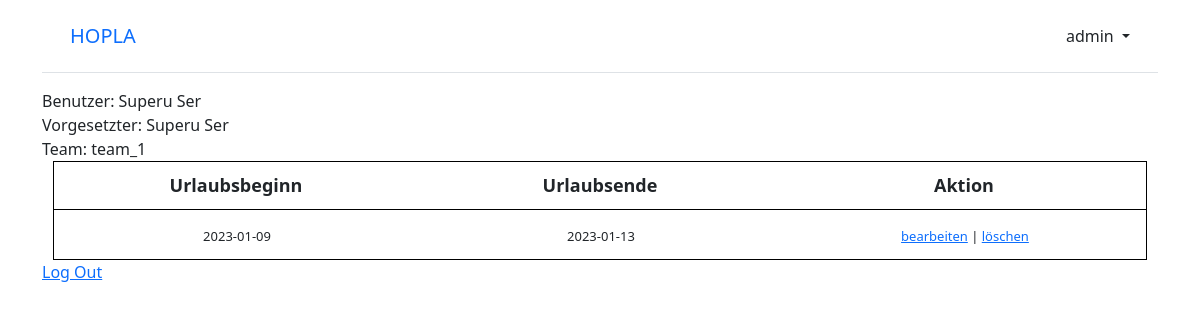
The app's page / (signed in), older data.
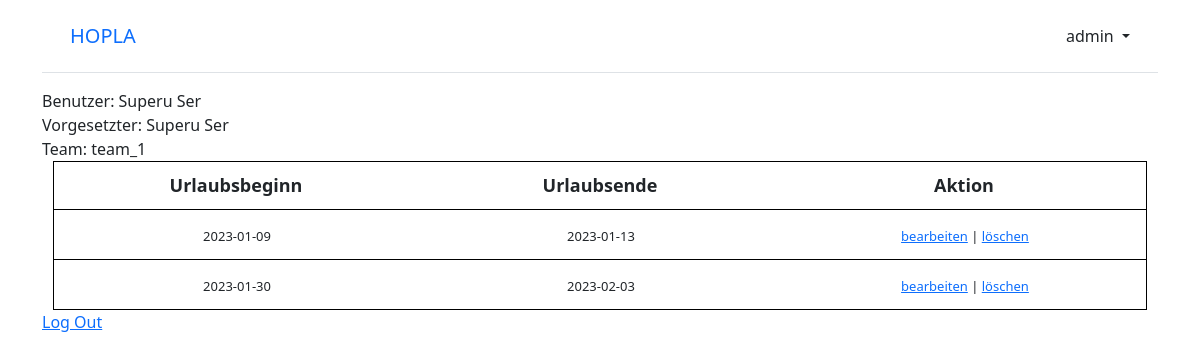
The same page, newer data.
### accounts/models.py (models this page shows)
class Employee(AbstractUser):
    reg_num = models.PositiveIntegerField(null=True, blank=True)
    supervisor = models.ForeignKey(
        'self',
        on_delete=models.CASCADE,
        null=True,
        blank=True,
    )
    team = models.ForeignKey(
        "Team",
        on_delete=models.CASCADE,
        null=True,
        blank=True,
    )
    class Role(models.TextChoices):
        HODEP = ("HODep", "head of department")
        HODIV = ("HODiv", "head of division")
        HOT = ("HOT", "head of team")
        EMP = ("Emp", "employee")
    role = models.CharField(
        max_length=5,
        choices=Role.choices,
        default="Emp",
    )

class Team(models.Model):
    name = models.CharField(max_length=30)
    head = models.ForeignKey(
        "Employee",
        related_name='head_team',
        on_delete=models.CASCADE,
        null=True,
        blank=True,
    )
    class MinAttendance(models.TextChoices):
        ZERO = ("0", "0%")
        QUARTER = ("25", "25%")
        THIRD = ("33", "33%")
        HALF = ("50", "50%")
        TWOTHIRD = ("66", "66%")
        THREEQUARTER = ("75", "75%")
        ALL = ("100", "100%")
    min_attendance = models.CharField(
        max_length=3,
        choices=MinAttendance.choices,
        default=100,
    )
    division = models.ForeignKey(
        "Division",
        on_delete=models.CASCADE,
        null=True,
        blank=True,
    )
    def __str__(self):
        return self.name[:50]

### vacations/models.py (models this page shows, shortened)
class Vacation(models.Model):
    start_date = models.DateField(default=timezone.now)
    end_date = models.DateField(default=timezone.now)
    user = models.ForeignKey(
        settings.AUTH_USER_MODEL,
        on_delete=models.CASCADE,
    )

### pages/views.py (the view)
# urls.py: path("", HomePageView.as_view(), name="home"),
class HomePageView(TemplateView):
    template_name = "home.html"
    def get_context_data(self, **kwargs):
        context = super().get_context_data(**kwargs)
        context['vacations'] = Vacation.objects.all()
        return context

### templates/home.html (shortened to what this page needs)
{% extends "base.html" %}
{% block content %}
{% if user.is_authenticated %}
    Benutzer: {{ user.first_name }} {{ user.last_name }} <br>
    Vorgesetzter: {{ user.supervisor.first_name }} {{ user.supervisor.last_name }} <br>
    Team: {{ user.team }}
    <table class="vacations">
            <tr>
                <th>Urlaubsbeginn</th>
                <th>Urlaubsende</th>
                <th>Aktion</th>
            </tr>
            {% for vacation in vacations %}
                {% if vacation.user.id == user.id %}
                <tr>
                    <td>{{ vacation.start_date.isoformat }}</td>
                    <td>{{ vacation.end_date.isoformat }}</td>
                    <td><a href="/vacations/edit/{{ vacation.pk }}">bearbeiten</a> | <a href="/vacations/delete/{{ vacation.pk }}">löschen</a></td>
                </tr>
                {% endif %}
            {% endfor %}
        </table>
  <p><a href="{% url 'logout' %}">Log Out</a></p>
{% else %}
  <p>Sie sind nicht eingeloggt.</p>
  <a href="{% url 'login' %}">Log In</a> |
  <a href="{% url 'signup' %}">Sign Up</a>
{% endif %}
{% endblock content %}

### templates/base.html (shortened to what this page needs)
<!DOCTYPE html>
{% load static %}
<html>
<head>
  <link href="https://cdn.jsdelivr.net/npm/bootstrap@5.1.3/dist/css/bootstrap.min.css" rel="stylesheet">
  <link rel="stylesheet" href="{% static 'css/base.css' %}">
</head>
<body>
<div class="container">
  <header class="p-3 mb-3 border-bottom">
    <div class="container">
      <div class="d-flex flex-wrap align-items-center justify-content-center justify-content-lg-start">
        <a class="navbar-brand" href="{% url 'home' %}">HOPLA</a>
        {% if user.is_authenticated %}
        <div class="dropdown text-end">
          <a href="#" class="d-block link-dark text-decoration-none dropdown-toggle"
            id="dropdownUser1" data-bs-toggle="dropdown" aria-expanded="false">
            {{ user.username }}
          </a>
        </div>
        {% endif %}
      </div>
    </div>
  </header>
  <main>
    {% block content %}
    {% endblock content %}
  </main>
</div>
</body>
</html>

### static/css/base.css (style rules this page uses)
.vacations { width: 98%; height: 98%; margin: auto; font-size: 13px; }
.vacations tr, .vactations td { border: 1px solid black; }
.vacations th { padding: 10px; text-align: center; font-size: 18px; }
.vacations td { text-align: center; width: 200px; height: 50px; padding: 5px 0px 0px 2px; }

Row changes from the older to the newer data that the page shows:
added Vacation: start_date "2023-01-30", end_date "2023-02-03"
